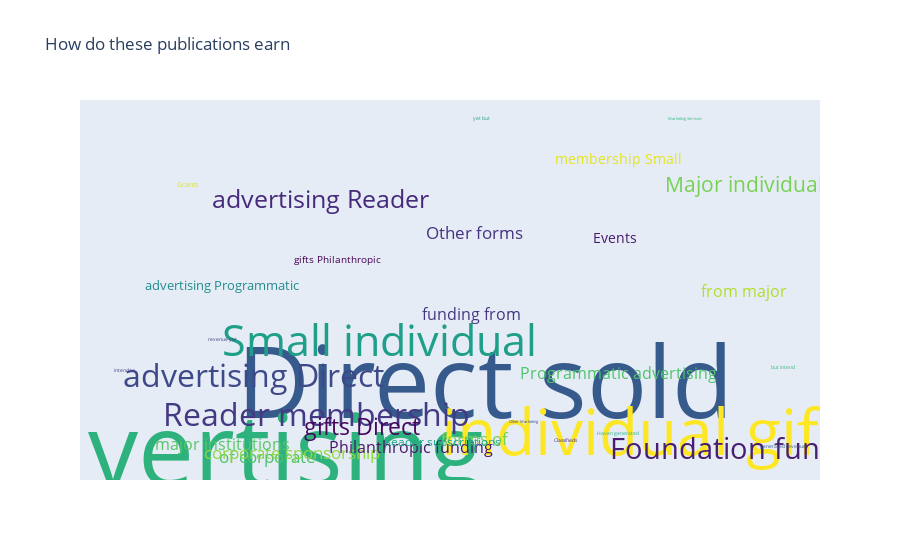

Notebook code for this chart:
### Code cell
full_text = get_text (df, "revenue_streams")
fig = plotly_wordcloud (full_text)

fig.update_layout(title = "How do these publications earn")
fig.show()

### Figure 1 — Plotly figure (JSON) as saved in the notebook; plotly's stock layout.template omitted (floating-point values rounded to 4 significant figures)
{"data": [{"hoverinfo": "text", "hovertext": ["Direct sold1.0", "sold advertising1.0", "individual gifts0.6384180790960452", "Small individual0.4293785310734463", "advertising Direct0.3220338983050847", "Reader membership0.3163841807909605", "Foundation funding0.288135593220339", "advertising Reader0.2542372881355932", "gifts Direct0.22598870056497175", "Major individual0.20903954802259886", "Other forms0.1694915254237288", "forms of0.1694915254237288", "of corporate0.1694915254237288", "corporate sponsorship0.1694915254237288", "Philanthropic funding0.1638418079096045", "funding from0.1638418079096045", "from major0.1638418079096045", "major institutions0.1638418079096045", "Programmatic advertising0.15819209039548024", "membership Small0.14124293785310735", "Events0.13559322033898305", "advertising Programmatic0.12994350282485875", "Reader subscriptions0.12429378531073447", "gifts Philanthropic0.096045197740113", "Grants0.06779661016949153", "Classifieds0.05084745762711865", "Haven generated0.04519774011299435", "generated revenue0.04519774011299435", "revenue yet0.04519774011299435", "yet but0.04519774011299435", "but intend0.04519774011299435", "intend to0.04519774011299435", "Other Marketing0.03954802259887006", "Marketing Services0.03954802259887006"], "mode": "text", "text": ["Direct sold", "sold advertising", "individual gifts", "Small individual", "advertising Direct", "Reader membership", "Foundation funding", "advertising Reader", "gifts Direct", "Major individual", "Other forms", "forms of", "of corporate", "corporate sponsorship", "Philanthropic funding", "funding from", "from major", "major institutions", "Programmatic advertising", "membership Small", "Events", "advertising Programmatic", "Reader subscriptions", "gifts Philanthropic", "Grants", "Classifieds", "Haven generated", "generated revenue", "revenue yet", "yet but", "but intend", "intend to", "Other Marketing", "Marketing Services"], "textfont": {"color": ["rgb(55, 90, 140)", "rgb(45, 178, 125)", "rgb(253, 231, 37)", "rgb(31, 159, 136)", "rgb(62, 73, 137)", "rgb(68, 57, 131)", "rgb(72, 31, 112)", "rgb(71, 42, 122)", "rgb(70, 8, 92)", "rgb(119, 209, 83)", "rgb(70, 52, 128)", "rgb(119, 209, 83)", "rgb(74, 193, 109)", "rgb(144, 215, 67)", "rgb(72, 24, 106)", "rgb(69, 55, 129)", "rgb(178, 221, 45)", "rgb(86, 198, 103)", "rgb(78, 195, 107)", "rgb(229, 228, 25)", "rgb(72, 24, 106)", "rgb(34, 140, 141)", "rgb(34, 167, 133)", "rgb(68, 1, 84)", "rgb(221, 227, 24)", "rgb(72, 37, 118)", "rgb(40, 174, 128)", "rgb(56, 88, 140)", "rgb(68, 58, 131)", "rgb(30, 155, 138)", "rgb(52, 182, 121)", "rgb(67, 62, 133)", "rgb(64, 69, 136)", "rgb(53, 183, 121)"], "size": [100, 100, 63.84, 42.94, 32.2, 31.64, 28.81, 25.42, 22.6, 20.9, 16.95, 16.95, 16.95, 16.95, 16.38, 16.38, 16.38, 16.38, 15.82, 14.12, 13.56, 12.99, 12.43, 9.605, 6.78, 5.085, 4.52, 4.52, 4.52, 4.52, 4.52, 4.52, 3.955, 3.955]}, "type": "scatter", "x": [108, 3, 157, 78, 42, 60, 182, 61, 73, 182, 105, 105, 46, 53, 87, 104, 182, 33, 146, 146, 145, 33, 96, 66, 23, 131, 146, 193, 33, 107, 193, 5, 119, 165], "y": [73, 3, 26, 122, 88, 47, 13, 271, 36, 286, 236, 24, 5, 9, 16, 153, 176, 19, 92, 313, 231, 183, 22, 210, 288, 24, 31, 18, 128, 356, 99, 96, 43, 356]}], "layout": {"title": {"text": "How do these publications earn"}, "xaxis": {"showgrid": false, "showticklabels": false, "zeroline": false}, "yaxis": {"showgrid": false, "showticklabels": false, "zeroline": false}}}
